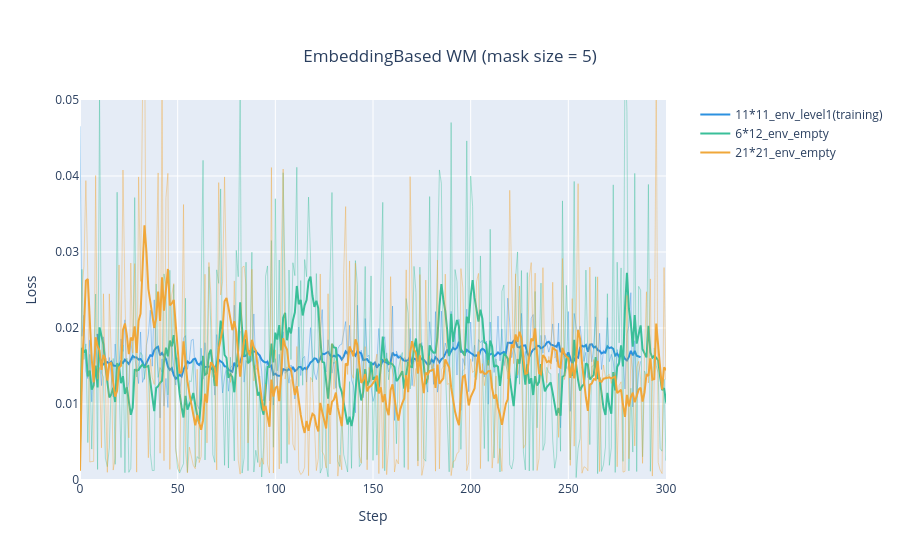

The code cell stored with this chart in its notebook:
### Code cell
import plotly.graph_objects as go

fig = go.Figure()

# Use step indices for the x-axis
steps = list(range(len(df)))  # Generate step indices
steps2 = list(range(len(df2)))  # Generate step indices
steps3 = list(range(len(df3)))  # Generate step indices

# 1. 11*11
# Add the Original Loss Curve (background)
fig.add_trace(go.Scatter(
    x=steps,
    y=df["loss_obs"],
    mode='lines',
    name='Original Loss (Background)',
    line=dict(color='#2C91E0', width=1),  # Gray background with thin lines
    opacity=0.4,  # Make it semi-transparent
    showlegend=False
))

# Add the Smoothed Loss Curve (foreground)
fig.add_trace(go.Scatter(
    x=steps,
    y=df['loss_smooth'],
    mode='lines',
    name='11*11_env_level1(training)',
    line=dict(color='#2C91E0', width=2)  # Highlighted, thicker line
))

# 2. 6*12
fig.add_trace(go.Scatter(
    x=steps2,
    y=df2["loss"],
    mode='lines',
    name='Original Loss (Background)',
    line=dict(color='#3ABF99', width=1),  # Gray background with thin lines
    opacity=0.4,  # Make it semi-transparent
    showlegend=False
))

# Add the Smoothed Loss Curve (foreground)
fig.add_trace(go.Scatter(
    x=steps2,
    y=df2['loss_smooth'],
    mode='lines',
    name='6*12_env_empty',
    line=dict(color='#3ABF99', width=2)  # Highlighted, thicker line
))

# 3. 21*21
fig.add_trace(go.Scatter(
    x=steps3,
    y=df3["loss"],
    mode='lines',
    name='Original Loss (Background)',
    line=dict(color='#F0A73A', width=1),  # Gray background with thin lines
    opacity=0.4,  # Make it semi-transparent
    showlegend=False
))

# Add the Smoothed Loss Curve (foreground)
fig.add_trace(go.Scatter(
    x=steps3,
    y=df3['loss_smooth'],
    mode='lines',
    name='21*21_env_empty',
    line=dict(color='#F0A73A', width=2)  # Highlighted, thicker line
))

# Update the layout with a centered title
fig.update_layout(
    title=dict(
        text="EmbeddingBased WM (mask size = 5)",
        x=0.5,
        xanchor='center',
        yanchor='top'
    ),
    xaxis_title="Step",
    yaxis_title="Loss",
    xaxis=dict(range=[0, 300]),  # 限制 X 轴范围
    yaxis=dict(range=[0, 0.05]),  # 限制 Y 轴范围
    legend=dict(
        x=1.05,
        y=1,
        xanchor='left',
        yanchor='top'
    ),
    margin=dict(r=150)
)
fig.show()

### Figure 1 — Plotly figure (JSON) as saved in the notebook; plotly's stock layout.template omitted (floating-point values rounded to 4 significant figures; data arrays with more than 128 entries replaced by an {"elided": "..."} marker saying what was removed)
{"data": [{"line": {"color": "#2C91E0", "width": 1}, "mode": "lines", "name": "Original Loss (Background)", "opacity": 0.4, "showlegend": false, "type": "scatter", "x": {"elided": "288 int values"}, "y": {"elided": "288 float values"}}, {"line": {"color": "#2C91E0", "width": 2}, "mode": "lines", "name": "11*11_env_level1(training)", "type": "scatter", "x": {"elided": "288 int values"}, "y": {"elided": "288 float values"}}, {"line": {"color": "#3ABF99", "width": 1}, "mode": "lines", "name": "Original Loss (Background)", "opacity": 0.4, "showlegend": false, "type": "scatter", "x": {"elided": "1800 int values"}, "y": {"elided": "1800 float values"}}, {"line": {"color": "#3ABF99", "width": 2}, "mode": "lines", "name": "6*12_env_empty", "type": "scatter", "x": {"elided": "1800 int values"}, "y": {"elided": "1800 float values"}}, {"line": {"color": "#F0A73A", "width": 1}, "mode": "lines", "name": "Original Loss (Background)", "opacity": 0.4, "showlegend": false, "type": "scatter", "x": {"elided": "956 int values"}, "y": {"elided": "956 float values"}}, {"line": {"color": "#F0A73A", "width": 2}, "mode": "lines", "name": "21*21_env_empty", "type": "scatter", "x": {"elided": "956 int values"}, "y": {"elided": "956 float values"}}], "layout": {"legend": {"x": 1.05, "xanchor": "left", "y": 1, "yanchor": "top"}, "margin": {"r": 150}, "title": {"text": "EmbeddingBased WM (mask size = 5)", "x": 0.5, "xanchor": "center", "yanchor": "top"}, "xaxis": {"range": [0, 300], "title": {"text": "Step"}}, "yaxis": {"range": [0, 0.05], "title": {"text": "Loss"}}}}
